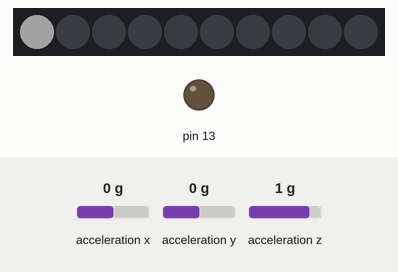
This program was run on a simulated Arduino Uno, built with avr-gcc and run on an emulated ATmega328P. On the bench: 10 RGB LEDs in strip order, left to right, output pins drawn as LEDs (lit = HIGH). Inputs (shaded band) come from the test bench; at power-on: acceleration x 0 g, acceleration y 0 g, acceleration z 1 g. Dim RGB values are drawn brighter than linear; what the program prints to the serial monitor is not drawn.

Above: at 0.1 s.
At 2.0 s:
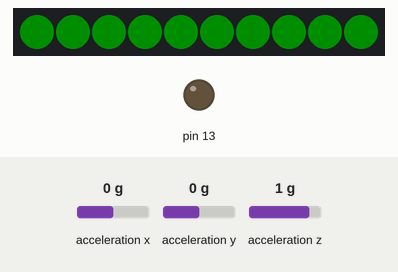

The program:

main.cpp
```cpp
#include <Arduino.h>
#include <Adafruit_CircuitPlayground.h>
#include <arduinoFFT.h>

#define SPEAKER_PIN 5
#define SAMPLE_RATE 50
#define FFT_SAMPLES 64
#define LOW_MVMT_THRESH 50

double vReal[FFT_SAMPLES];
double vImag[FFT_SAMPLES];
arduinoFFT FFT;

uint8_t leftPixels[]  = {5, 6, 7, 8, 9};
uint8_t rightPixels[] = {0, 1, 2, 3, 4};

bool leftActive = false;
bool rightActive = false;

unsigned long previousBeepMillis = 0;
bool toneOn = false;
unsigned long beepInterval = 200;
int toneFrequency = 0;
int currentBrightness = 0;

void collectFFTData();
void analyzeFFT();
void handleOutput(double estimatedFreq);
int mapFloat(float x, float in_min, float in_max, int out_min, int out_max);


void collectFFTData() {
	Serial.println("Collecting FFT samples...");
	unsigned long lastTime = millis();
	int i = 0;

	while (i < FFT_SAMPLES) {
		if (millis() - lastTime >= 1000 / SAMPLE_RATE) {
			lastTime = millis();
			float x = CircuitPlayground.motionX();
			float y = CircuitPlayground.motionY();
			float z = CircuitPlayground.motionZ();
			vReal[i] = sqrt(x * x + y * y + z * z); // magnitude
			vImag[i] = 0;
			i++;
		}
	}

	// Remove DC offset
	double avg = 0;
	for (int i = 0; i < FFT_SAMPLES; i++) avg += vReal[i];
	avg /= FFT_SAMPLES;
	for (int i = 0; i < FFT_SAMPLES; i++) vReal[i] -= avg;
}

void analyzeFFT() {
	Serial.println("Analyzing FFT...");
	FFT.Windowing(vReal, FFT_SAMPLES, FFT_WIN_TYP_HAMMING, FFT_FORWARD);
	Serial.println("Window done");
	FFT.Compute(vReal, vImag, FFT_SAMPLES, FFT_FORWARD);
	Serial.println("Compute done");
	FFT.ComplexToMagnitude(vReal, vImag, FFT_SAMPLES);
	Serial.println("Magnitude done");
	double peakFreq = FFT.MajorPeak(vReal, FFT_SAMPLES, SAMPLE_RATE);

	// Find max magnitude after FFT
	double maxMag = 0;
	for (int i = 0; i < FFT_SAMPLES / 2; i++) if (vReal[i] > maxMag) maxMag = vReal[i];

	Serial.print("Peak Frequency: ");
	Serial.print(peakFreq, 2);
	Serial.print(" Hz | Magnitude: ");
	Serial.println(maxMag, 2);
	Serial.print("FFT Peak Frequency: ");
	Serial.print(peakFreq, 2);
	Serial.println(" Hz");

	if (maxMag < LOW_MVMT_THRESH) {
		Serial.println("Low movement detected — ignoring FFT result.");
		handleOutput(0.0); // treat as stationary
		return;
	}
	handleOutput(peakFreq);
}

void handleOutput(double estimatedFreq) {
	auto& strip = CircuitPlayground.strip;
	currentBrightness = 0;
	toneFrequency = 0;

	// Tremor
	if (estimatedFreq >= 3.0 && estimatedFreq <= 5.0) {
		currentBrightness = mapFloat(estimatedFreq, 3.0, 5.0, 50, 200);
		toneFrequency = mapFloat(currentBrightness, 50, 200, 300, 800);
		for (uint8_t i : rightPixels) strip.setPixelColor(i, 0);
		for (uint8_t i : leftPixels)  strip.setPixelColor(i, strip.Color(currentBrightness, 0, 0)); // Red
		leftActive = true;
		rightActive = false;
		Serial.println("Tremor Detected (Red)");
	}

	// Dyskinesia
	else if (estimatedFreq > 5.0 && estimatedFreq <= 7.0) {
		currentBrightness = mapFloat(estimatedFreq, 5.0, 7.0, 50, 200);
		toneFrequency = mapFloat(currentBrightness, 50, 200, 300, 800);
		for (uint8_t i : leftPixels)  strip.setPixelColor(i, 0);
		for (uint8_t i : rightPixels) strip.setPixelColor(i, strip.Color(0, 0, currentBrightness)); // Blue
		leftActive = false;
		rightActive = true;
		Serial.println("Dyskinesia Detected (Blue)");
	}

	// Normal or Stillness movement
	else {
		for (int i = 0; i < 10; i++) {
			strip.setPixelColor(i, strip.Color(0, 100, 0)); // Green
		}
		strip.show();
		noTone(SPEAKER_PIN);
		leftActive = false;
		rightActive = false;
		Serial.println("Normal or No Movement Detected (Green)");
		return;
	}

	strip.show();
}

int mapFloat(float x, float in_min, float in_max, int out_min, int out_max) {
	return int((x - in_min) * (out_max - out_min) / (in_max - in_min) + out_min);
}

void setup() {
	Serial.begin(9600);
	unsigned long waitStart = millis();
	while (!Serial && millis() - waitStart < 3000);
	Serial.println("Running headless.");


	CircuitPlayground.begin();
	CircuitPlayground.strip.setBrightness(35);
	CircuitPlayground.strip.setPixelColor(0, 255, 255, 255); // white flash
	CircuitPlayground.strip.show();
	delay(500);
	CircuitPlayground.strip.clear();
	CircuitPlayground.strip.show();
	Serial.println("FFT tremor detection system initialized.");
}

void loop() {
	collectFFTData();
	analyzeFFT();
	delay(100);

	if ((leftActive || rightActive) && millis() - previousBeepMillis >= beepInterval) {
		previousBeepMillis = millis();
		if (toneOn) noTone(SPEAKER_PIN);
		else tone(SPEAKER_PIN, toneFrequency);
		toneOn = !toneOn;
	}
}
```
